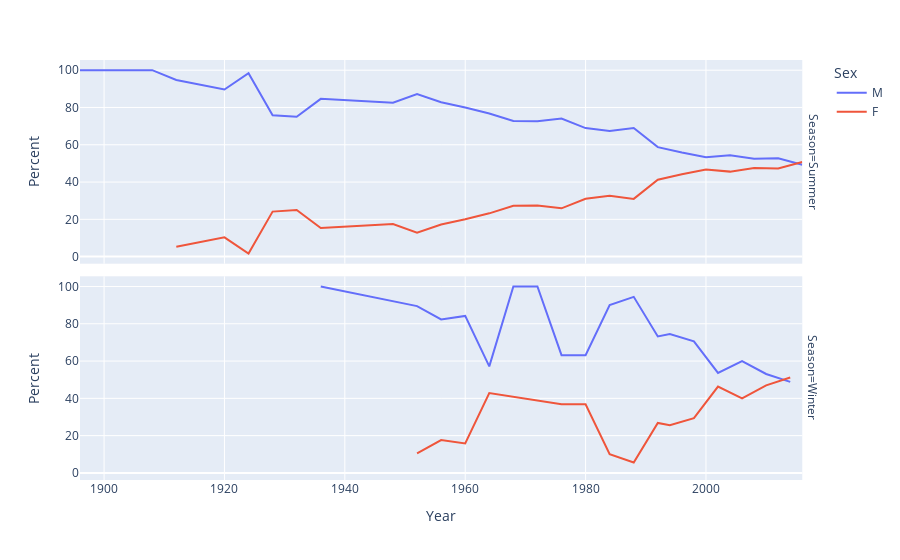

Source (notebook cell):
### Code cell
aus = df[df["NOC"].isin(["AUS", "ANZ"])]
gender_per_year = aus.groupby(["Year", "Season", "Sex"], as_index=False).size().rename(columns={"size":"Count"}
)
gender_per_year["Total"] = gender_per_year.groupby(["Year", "Season"])["Count"].transform("sum")
gender_per_year["Percent"] = gender_per_year["Count"] / gender_per_year["Total"]* 100

fig = px.line(
    gender_per_year, x="Year", y="Percent", color="Sex",facet_row="Season",
    hover_data={
        "Count": True,
        "Total": True,
        "Percent": ":.2f"
    }
    )
    
fig.show()

### Figure 1 — Plotly figure (JSON) as saved in the notebook; plotly's stock layout.template omitted (floating-point values rounded to 4 significant figures)
{"data": [{"customdata": [[5, 5], [6, 6], [6, 6], [48, 48], [36, 38], [26, 29], [59, 60], [22, 29], [15, 20], [33, 39], [85, 103], [122, 140], [341, 412], [224, 280], [301, 392], [163, 224], [193, 266], [203, 274], [131, 190], [227, 337], [234, 339], [229, 390], [307, 550], [420, 788], [327, 601], [299, 570], [271, 514], [255, 518]], "hovertemplate": "Sex=M<br>Season=Summer<br>Year=%{x}<br>Percent=%{y:.2f}<br>Count=%{customdata[0]}<br>Total=%{customdata[1]}<extra></extra>", "legendgroup": "M", "line": {"color": "#636efa", "dash": "solid"}, "marker": {"symbol": "circle"}, "mode": "lines", "name": "M", "orientation": "v", "showlegend": true, "type": "scatter", "x": [1896.0, 1900.0, 1904.0, 1908.0, 1912.0, 1920.0, 1924.0, 1928.0, 1932.0, 1936.0, 1948.0, 1952.0, 1956.0, 1960.0, 1964.0, 1968.0, 1972.0, 1976.0, 1980.0, 1984.0, 1988.0, 1992.0, 1996.0, 2000.0, 2004.0, 2008.0, 2012.0, 2016.0], "xaxis": "x2", "y": [100.0, 100.0, 100.0, 100.0, 94.74, 89.66, 98.33, 75.86, 75.0, 84.62, 82.52, 87.14, 82.77, 80.0, 76.79, 72.77, 72.56, 74.09, 68.95, 67.36, 69.03, 58.72, 55.82, 53.3, 54.41, 52.46, 52.72, 49.23], "yaxis": "y2"}, {"customdata": [[3, 3], [17, 19], [14, 17], [32, 38], [8, 14], [7, 7], [12, 12], [12, 19], [12, 19], [18, 20], [34, 36], [30, 41], [35, 47], [24, 34], [22, 41], [27, 45], [26, 49], [41, 84]], "hovertemplate": "Sex=M<br>Season=Winter<br>Year=%{x}<br>Percent=%{y:.2f}<br>Count=%{customdata[0]}<br>Total=%{customdata[1]}<extra></extra>", "legendgroup": "M", "line": {"color": "#636efa", "dash": "solid"}, "marker": {"symbol": "circle"}, "mode": "lines", "name": "M", "orientation": "v", "showlegend": false, "type": "scatter", "x": [1936.0, 1952.0, 1956.0, 1960.0, 1964.0, 1968.0, 1972.0, 1976.0, 1980.0, 1984.0, 1988.0, 1992.0, 1994.0, 1998.0, 2002.0, 2006.0, 2010.0, 2014.0], "xaxis": "x", "y": [100.0, 89.47, 82.35, 84.21, 57.14, 100.0, 100.0, 63.16, 63.16, 90.0, 94.44, 73.17, 74.47, 70.59, 53.66, 60.0, 53.06, 48.81], "yaxis": "y"}, {"customdata": [[2, 38], [3, 29], [1, 60], [7, 29], [5, 20], [6, 39], [18, 103], [18, 140], [71, 412], [56, 280], [91, 392], [61, 224], [73, 266], [71, 274], [59, 190], [110, 337], [105, 339], [161, 390], [243, 550], [368, 788], [274, 601], [271, 570], [243, 514], [263, 518]], "hovertemplate": "Sex=F<br>Season=Summer<br>Year=%{x}<br>Percent=%{y:.2f}<br>Count=%{customdata[0]}<br>Total=%{customdata[1]}<extra></extra>", "legendgroup": "F", "line": {"color": "#EF553B", "dash": "solid"}, "marker": {"symbol": "circle"}, "mode": "lines", "name": "F", "orientation": "v", "showlegend": true, "type": "scatter", "x": [1912.0, 1920.0, 1924.0, 1928.0, 1932.0, 1936.0, 1948.0, 1952.0, 1956.0, 1960.0, 1964.0, 1968.0, 1972.0, 1976.0, 1980.0, 1984.0, 1988.0, 1992.0, 1996.0, 2000.0, 2004.0, 2008.0, 2012.0, 2016.0], "xaxis": "x2", "y": [5.263, 10.34, 1.667, 24.14, 25.0, 15.38, 17.48, 12.86, 17.23, 20.0, 23.21, 27.23, 27.44, 25.91, 31.05, 32.64, 30.97, 41.28, 44.18, 46.7, 45.59, 47.54, 47.28, 50.77], "yaxis": "y2"}, {"customdata": [[2, 19], [3, 17], [6, 38], [6, 14], [7, 19], [7, 19], [2, 20], [2, 36], [11, 41], [12, 47], [10, 34], [19, 41], [18, 45], [23, 49], [43, 84]], "hovertemplate": "Sex=F<br>Season=Winter<br>Year=%{x}<br>Percent=%{y:.2f}<br>Count=%{customdata[0]}<br>Total=%{customdata[1]}<extra></extra>", "legendgroup": "F", "line": {"color": "#EF553B", "dash": "solid"}, "marker": {"symbol": "circle"}, "mode": "lines", "name": "F", "orientation": "v", "showlegend": false, "type": "scatter", "x": [1952.0, 1956.0, 1960.0, 1964.0, 1976.0, 1980.0, 1984.0, 1988.0, 1992.0, 1994.0, 1998.0, 2002.0, 2006.0, 2010.0, 2014.0], "xaxis": "x", "y": [10.53, 17.65, 15.79, 42.86, 36.84, 36.84, 10.0, 5.556, 26.83, 25.53, 29.41, 46.34, 40.0, 46.94, 51.19], "yaxis": "y"}], "layout": {"annotations": [{"font": {}, "showarrow": false, "text": "Season=Winter", "textangle": 90, "x": 0.98, "xanchor": "left", "xref": "paper", "y": 0.2425, "yanchor": "middle", "yref": "paper"}, {"font": {}, "showarrow": false, "text": "Season=Summer", "textangle": 90, "x": 0.98, "xanchor": "left", "xref": "paper", "y": 0.7575, "yanchor": "middle", "yref": "paper"}], "legend": {"title": {"text": "Sex"}, "tracegroupgap": 0}, "margin": {"t": 60}, "xaxis": {"anchor": "y", "domain": [0, 0.98], "title": {"text": "Year"}}, "xaxis2": {"anchor": "y2", "domain": [0, 0.98], "matches": "x", "showticklabels": false}, "yaxis": {"anchor": "x", "domain": [0, 0.485], "title": {"text": "Percent"}}, "yaxis2": {"anchor": "x2", "domain": [0.515, 1], "matches": "y", "title": {"text": "Percent"}}}}
